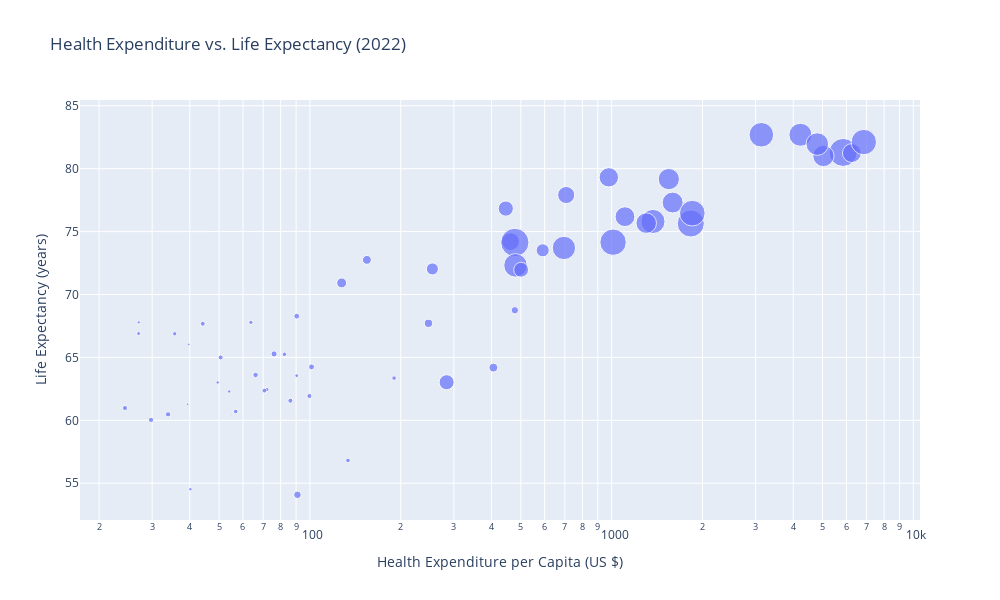

Here is the notebook cell this chart was saved with:
### Code cell
# Find which years have at least some complete data for all three metrics
complete_data_by_year = []
for year in sorted(df_recent['Year'].unique(), reverse=True):
    year_data = df_recent[df_recent['Year'] == year]
    complete_count = len(year_data.dropna(subset=['Life_Exp', 'Health_Exp_PC', 'Physicians']))
    complete_data_by_year.append((year, complete_count))
    
    if complete_count >= 30:
        most_recent_valid_year = year
        break

print("Complete data by year:")
for year, count in complete_data_by_year:
    print(f"{year}: {count} countries with complete data")
    
print(f"\nUsing year: {most_recent_valid_year}")

# Filter for this year and get complete data
df_recent_year = df_recent[df_recent['Year'] == most_recent_valid_year]
df_clean = df_recent_year.dropna(subset=['Life_Exp', 'Health_Exp_PC', 'Physicians'])

print(f"Number of countries with complete data for {most_recent_valid_year}: {len(df_clean)}")

# Create the interactive scatter plot
fig_scatter = px.scatter(df_clean,
                         x='Health_Exp_PC',
                         y='Life_Exp',
                         size='Physicians',
                         hover_name='Country Name',
                         hover_data=['Country Code', 'Health_Exp_PC', 'Life_Exp', 'Physicians'],
                         title=f'Health Expenditure vs. Life Expectancy ({most_recent_valid_year})',
                         labels={'Health_Exp_PC': 'Health Expenditure per Capita (US $)',
                                 'Life_Exp': 'Life Expectancy (years)',
                                 'Physicians': 'Physicians per 1k'},
                         log_x=True,
                         width=1000,
                         height=600)

# Make the hover tool show more precise numbers
fig_scatter.update_traces(hovertemplate='<b>%{hovertext}</b><br>' +
                                        'Health Expenditure: $%{x:,.0f}<br>' +
                                        'Life Expectancy: %{y:.1f} years<br>' +
                                        'Physicians: %{marker.size:.2f} per 1k' +
                                        '<extra></extra>')

fig_scatter.show()

### Figure 1 — Plotly figure (JSON) as saved in the notebook; plotly's stock layout.template omitted (floating-point values rounded to 4 significant figures)
{"data": [{"customdata": [["AGO", 0.244], ["ARG", 4.082], ["AUT", 5.508], ["BEN", 0.195], ["BFA", 0.147], ["BGR", 4.896], ["BRB", 2.965], ["BTN", 0.552], ["BWA", 0.378], ["CAN", 2.497], ["CHL", 3.17], ["CIV", 0.175], ["CMR", 0.135], ["COD", 0.187], ["COG", 0.175], ["CRI", 2.636], ["DOM", 2.235], ["ERI", 0.071], ["ETH", 0.108], ["GAB", 0.477], ["GBR", 3.174], ["GEO", 5.613], ["GHA", 0.141], ["GIN", 0.021], ["GNB", 0.208], ["GNQ", 0.143], ["IDN", 0.69], ["IRQ", 1.012], ["ISL", 4.524], ["ISR", 3.713], ["ITA", 4.248], ["KEN", 0.102], ["LBR", 0.18], ["LSO", 0.151], ["LTU", 5.127], ["MLI", 0.195], ["MNE", 2.752], ["MOZ", 0.082], ["MRT", 0.236], ["MUS", 1.197], ["MWI", 0.049], ["NAM", 0.543], ["NER", 0.023], ["NGA", 0.394], ["NZL", 3.574], ["OMN", 2.058], ["PER", 1.621], ["PRY", 3.882], ["SAU", 3.077], ["SEN", 0.126], ["SLE", 0.043], ["SLV", 1.552], ["SWZ", 1.591], ["SYC", 3.819], ["TCD", 0.085], ["TGO", 0.083], ["TZA", 0.133], ["UGA", 0.168], ["URY", 4.63], ["ZMB", 0.262], ["ZWE", 0.166]], "hovertemplate": "<b>%{hovertext}</b><br>Health Expenditure: $%{x:,.0f}<br>Life Expectancy: %{y:.1f} years<br>Physicians: %{marker.size:.2f} per 1k<extra></extra>", "hovertext": ["Angola", "Argentina", "Austria", "Benin", "Burkina Faso", "Bulgaria", "Barbados", "Bhutan", "Botswana", "Canada", "Chile", "Cote d'Ivoire", "Cameroon", "Congo, Dem. Rep.", "Congo, Rep.", "Costa Rica", "Dominican Republic", "Eritrea", "Ethiopia", "Gabon", "United Kingdom", "Georgia", "Ghana", "Guinea", "Guinea-Bissau", "Equatorial Guinea", "Indonesia", "Iraq", "Iceland", "Israel", "Italy", "Kenya", "Liberia", "Lesotho", "Lithuania", "Mali", "Montenegro", "Mozambique", "Mauritania", "Mauritius", "Malawi", "Namibia", "Niger", "Nigeria", "New Zealand", "Oman", "Peru", "Paraguay", "Saudi Arabia", "Senegal", "Sierra Leone", "El Salvador", "Eswatini", "Seychelles", "Chad", "Togo", "Tanzania", "Uganda", "Uruguay", "Zambia", "Zimbabwe"], "legendgroup": "", "marker": {"color": "#636efa", "size": [0.244, 4.082, 5.508, 0.195, 0.147, 4.896, 2.965, 0.552, 0.378, 2.497, 3.17, 0.175, 0.135, 0.187, 0.175, 2.636, 2.235, 0.071, 0.108, 0.477, 3.174, 5.613, 0.141, 0.021, 0.208, 0.143, 0.69, 1.012, 4.524, 3.713, 4.248, 0.102, 0.18, 0.151, 5.127, 0.195, 2.752, 0.082, 0.236, 1.197, 0.049, 0.543, 0.023, 0.394, 3.574, 2.058, 1.621, 3.882, 3.077, 0.126, 0.043, 1.552, 1.591, 3.819, 0.085, 0.083, 0.133, 0.168, 4.63, 0.262, 0.166], "sizemode": "area", "sizeref": 0.01403, "symbol": "circle"}, "mode": "markers", "name": "", "orientation": "v", "showlegend": false, "type": "scatter", "x": [101.3, 1371.0, 5852.0, 33.88, 56.76, 1011.0, 1302.0, 154.5, 477.8, 6255.0, 1547.0, 86.15, 71.98, 24.39, 50.61, 978.8, 462.3, 27.08, 27.07, 247.1, 5036.0, 477.7, 82.32, 55.04, 66.05, 190.1, 127.4, 254.6, 6852.0, 4224.0, 3135.0, 90.44, 99.65, 133.7, 1830.0, 29.74, 1107.0, 49.47, 90.42, 590.9, 39.66, 405.6, 26.51, 90.92, 4804.0, 706.9, 445.9, 480.2, 1593.0, 63.73, 39.32, 501.2, 283.9, 694.8, 40.17, 54.01, 35.65, 44.15, 1851.0, 76.06, 70.66], "xaxis": "x", "y": [64.25, 75.81, 81.3, 60.48, 60.7, 74.16, 75.68, 72.75, 68.75, 81.25, 79.18, 61.56, 62.44, 60.98, 65.0, 79.32, 74.21, 67.79, 66.9, 67.71, 81.01, 74.14, 65.25, 60.43, 63.6, 63.35, 70.92, 72.04, 82.12, 82.7, 82.7, 63.55, 61.93, 56.81, 75.64, 60.03, 76.19, 63.01, 68.28, 73.51, 66.04, 64.19, 60.4, 54.08, 81.96, 77.91, 76.83, 72.32, 77.31, 67.79, 61.27, 71.97, 63.03, 73.7, 54.53, 62.29, 66.88, 67.67, 76.47, 65.28, 62.36], "yaxis": "y"}], "layout": {"height": 600, "legend": {"itemsizing": "constant", "tracegroupgap": 0}, "title": {"text": "Health Expenditure vs. Life Expectancy (2022)"}, "width": 1000, "xaxis": {"anchor": "y", "domain": [0, 1], "title": {"text": "Health Expenditure per Capita (US $)"}, "type": "log"}, "yaxis": {"anchor": "x", "domain": [0, 1], "title": {"text": "Life Expectancy (years)"}}}}
